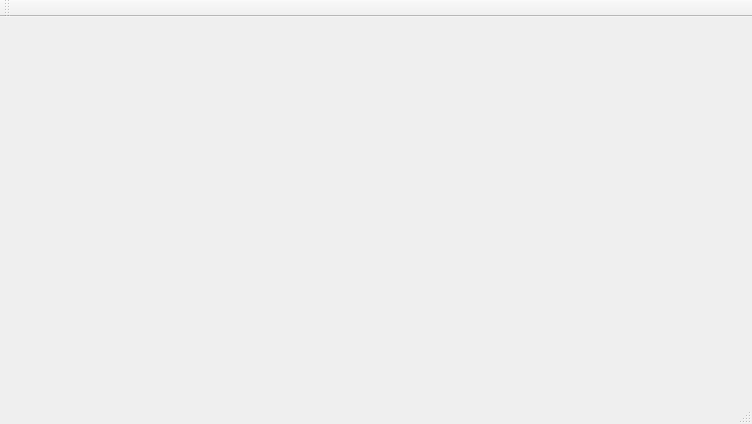
<?xml version="1.0" encoding="UTF-8"?>
<ui version="4.0">
 <class>A89Class</class>
 <widget class="QMainWindow" name="A89Class">
  <property name="geometry">
   <rect>
    <x>0</x>
    <y>0</y>
    <width>752</width>
    <height>424</height>
   </rect>
  </property>
  <property name="windowTitle">
   <string>A89</string>
  </property>
  <widget class="QWidget" name="centralWidget"/>
  <widget class="QMenuBar" name="menuBar">
   <property name="geometry">
    <rect>
     <x>0</x>
     <y>0</y>
     <width>752</width>
     <height>22</height>
    </rect>
   </property>
  </widget>
  <widget class="QToolBar" name="mainToolBar">
   <attribute name="toolBarArea">
    <enum>TopToolBarArea</enum>
   </attribute>
   <attribute name="toolBarBreak">
    <bool>false</bool>
   </attribute>
  </widget>
  <widget class="QStatusBar" name="statusBar"/>
 </widget>
 <layoutdefault spacing="6" margin="11"/>
 <resources>
  <include location="A89.qrc"/>
 </resources>
 <connections/>
</ui>
